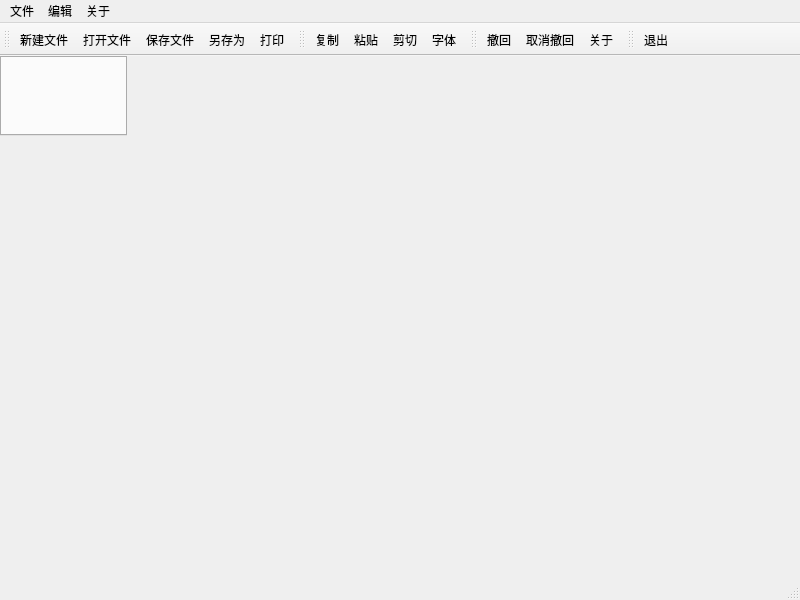
<?xml version="1.0" encoding="UTF-8"?>
<ui version="4.0">
 <class>MainWindow</class>
 <widget class="QMainWindow" name="MainWindow">
  <property name="geometry">
   <rect>
    <x>0</x>
    <y>0</y>
    <width>800</width>
    <height>600</height>
   </rect>
  </property>
  <property name="windowTitle">
   <string>Demo-Nodepad</string>
  </property>
  <property name="windowIcon">
   <iconset resource="images.qrc">
    <normaloff>:/images/images/pencil.png</normaloff>:/images/images/pencil.png</iconset>
  </property>
  <widget class="QWidget" name="centralwidget">
   <widget class="QTabWidget" name="tabWidget">
    <property name="geometry">
     <rect>
      <x>0</x>
      <y>0</y>
      <width>127</width>
      <height>80</height>
     </rect>
    </property>
    <property name="tabShape">
     <enum>QTabWidget::Rounded</enum>
    </property>
    <property name="currentIndex">
     <number>-1</number>
    </property>
    <property name="elideMode">
     <enum>Qt::ElideMiddle</enum>
    </property>
    <property name="tabsClosable">
     <bool>true</bool>
    </property>
    <property name="movable">
     <bool>true</bool>
    </property>
   </widget>
  </widget>
  <widget class="QMenuBar" name="menubar">
   <property name="geometry">
    <rect>
     <x>0</x>
     <y>0</y>
     <width>800</width>
     <height>21</height>
    </rect>
   </property>
   <widget class="QMenu" name="menu">
    <property name="title">
     <string>文件</string>
    </property>
    <widget class="QMenu" name="recent">
     <property name="title">
      <string>最近打开</string>
     </property>
    </widget>
    <addaction name="new_file"/>
    <addaction name="open_file"/>
    <addaction name="recent"/>
    <addaction name="separator"/>
    <addaction name="save_file"/>
    <addaction name="save_as"/>
    <addaction name="separator"/>
    <addaction name="print"/>
    <addaction name="separator"/>
    <addaction name="exit"/>
   </widget>
   <widget class="QMenu" name="menu_2">
    <property name="title">
     <string>编辑</string>
    </property>
    <addaction name="copy"/>
    <addaction name="paste"/>
    <addaction name="cut"/>
    <addaction name="font"/>
    <addaction name="separator"/>
   </widget>
   <widget class="QMenu" name="menu_3">
    <property name="title">
     <string>关于</string>
    </property>
    <addaction name="about"/>
   </widget>
   <addaction name="menu"/>
   <addaction name="menu_2"/>
   <addaction name="menu_3"/>
  </widget>
  <widget class="QStatusBar" name="statusbar"/>
  <widget class="QToolBar" name="toolBar">
   <property name="windowTitle">
    <string>toolBar</string>
   </property>
   <attribute name="toolBarArea">
    <enum>TopToolBarArea</enum>
   </attribute>
   <attribute name="toolBarBreak">
    <bool>false</bool>
   </attribute>
   <addaction name="new_file"/>
   <addaction name="open_file"/>
   <addaction name="save_file"/>
   <addaction name="save_as"/>
   <addaction name="print"/>
  </widget>
  <widget class="QToolBar" name="toolBar_2">
   <property name="windowTitle">
    <string>toolBar_2</string>
   </property>
   <attribute name="toolBarArea">
    <enum>TopToolBarArea</enum>
   </attribute>
   <attribute name="toolBarBreak">
    <bool>false</bool>
   </attribute>
   <addaction name="copy"/>
   <addaction name="paste"/>
   <addaction name="cut"/>
   <addaction name="font"/>
  </widget>
  <widget class="QToolBar" name="toolBar_4">
   <property name="windowTitle">
    <string>toolBar_4</string>
   </property>
   <attribute name="toolBarArea">
    <enum>TopToolBarArea</enum>
   </attribute>
   <attribute name="toolBarBreak">
    <bool>false</bool>
   </attribute>
   <addaction name="undo"/>
   <addaction name="redo"/>
   <addaction name="about"/>
  </widget>
  <widget class="QToolBar" name="toolBar_5">
   <property name="windowTitle">
    <string>toolBar_5</string>
   </property>
   <attribute name="toolBarArea">
    <enum>TopToolBarArea</enum>
   </attribute>
   <attribute name="toolBarBreak">
    <bool>false</bool>
   </attribute>
   <addaction name="exit"/>
  </widget>
  <action name="new_file">
   <property name="icon">
    <iconset resource="images.qrc">
     <normaloff>:/images/images/new.png</normaloff>:/images/images/new.png</iconset>
   </property>
   <property name="text">
    <string>新建文件</string>
   </property>
   <property name="shortcut">
    <string>Ctrl+N</string>
   </property>
  </action>
  <action name="open_file">
   <property name="icon">
    <iconset resource="images.qrc">
     <normaloff>:/images/images/open.png</normaloff>:/images/images/open.png</iconset>
   </property>
   <property name="text">
    <string>打开文件</string>
   </property>
   <property name="shortcut">
    <string>Ctrl+O</string>
   </property>
  </action>
  <action name="save_file">
   <property name="icon">
    <iconset resource="images.qrc">
     <normaloff>:/images/images/save.png</normaloff>:/images/images/save.png</iconset>
   </property>
   <property name="text">
    <string>保存文件</string>
   </property>
   <property name="shortcut">
    <string>Ctrl+S</string>
   </property>
  </action>
  <action name="save_as">
   <property name="icon">
    <iconset resource="images.qrc">
     <normaloff>:/images/images/save_as.png</normaloff>:/images/images/save_as.png</iconset>
   </property>
   <property name="text">
    <string>另存为</string>
   </property>
   <property name="shortcut">
    <string>Ctrl+Shift+S</string>
   </property>
  </action>
  <action name="paste">
   <property name="icon">
    <iconset resource="images.qrc">
     <normaloff>:/images/images/paste.png</normaloff>:/images/images/paste.png</iconset>
   </property>
   <property name="text">
    <string>粘贴</string>
   </property>
   <property name="shortcut">
    <string>Ctrl+V</string>
   </property>
  </action>
  <action name="cut">
   <property name="icon">
    <iconset resource="images.qrc">
     <normaloff>:/images/images/cut.png</normaloff>:/images/images/cut.png</iconset>
   </property>
   <property name="text">
    <string>剪切</string>
   </property>
   <property name="shortcut">
    <string>Ctrl+X</string>
   </property>
  </action>
  <action name="copy">
   <property name="icon">
    <iconset resource="images.qrc">
     <normaloff>:/images/images/copy.png</normaloff>:/images/images/copy.png</iconset>
   </property>
   <property name="text">
    <string>复制</string>
   </property>
   <property name="shortcut">
    <string>Ctrl+C</string>
   </property>
  </action>
  <action name="font">
   <property name="icon">
    <iconset resource="images.qrc">
     <normaloff>:/images/images/font.png</normaloff>:/images/images/font.png</iconset>
   </property>
   <property name="text">
    <string>字体</string>
   </property>
   <property name="shortcut">
    <string>Ctrl+Shift+F</string>
   </property>
  </action>
  <action name="about">
   <property name="icon">
    <iconset resource="images.qrc">
     <normaloff>:/images/images/info.png</normaloff>:/images/images/info.png</iconset>
   </property>
   <property name="text">
    <string>关于</string>
   </property>
   <property name="shortcut">
    <string>Ctrl+Shift+I</string>
   </property>
  </action>
  <action name="undo">
   <property name="icon">
    <iconset resource="images.qrc">
     <normaloff>:/images/images/edit_undo.png</normaloff>:/images/images/edit_undo.png</iconset>
   </property>
   <property name="text">
    <string>撤回</string>
   </property>
   <property name="shortcut">
    <string>Ctrl+Z</string>
   </property>
  </action>
  <action name="redo">
   <property name="icon">
    <iconset resource="images.qrc">
     <normaloff>:/images/images/edit_redo.png</normaloff>:/images/images/edit_redo.png</iconset>
   </property>
   <property name="text">
    <string>取消撤回</string>
   </property>
   <property name="shortcut">
    <string>Ctrl+Shift+Z</string>
   </property>
  </action>
  <action name="exit">
   <property name="icon">
    <iconset resource="images.qrc">
     <normaloff>:/images/images/exit.png</normaloff>:/images/images/exit.png</iconset>
   </property>
   <property name="text">
    <string>退出</string>
   </property>
   <property name="shortcut">
    <string>Esc</string>
   </property>
  </action>
  <action name="print">
   <property name="icon">
    <iconset resource="images.qrc">
     <normaloff>:/images/images/print.png</normaloff>:/images/images/print.png</iconset>
   </property>
   <property name="text">
    <string>打印</string>
   </property>
   <property name="shortcut">
    <string>Ctrl+P</string>
   </property>
  </action>
  <action name="clear_history">
   <property name="text">
    <string>清除打开历史记录</string>
   </property>
   <property name="shortcut">
    <string>Ctrl+Alt+Shift+C</string>
   </property>
  </action>
 </widget>
 <resources>
  <include location="images.qrc"/>
 </resources>
 <connections/>
</ui>
